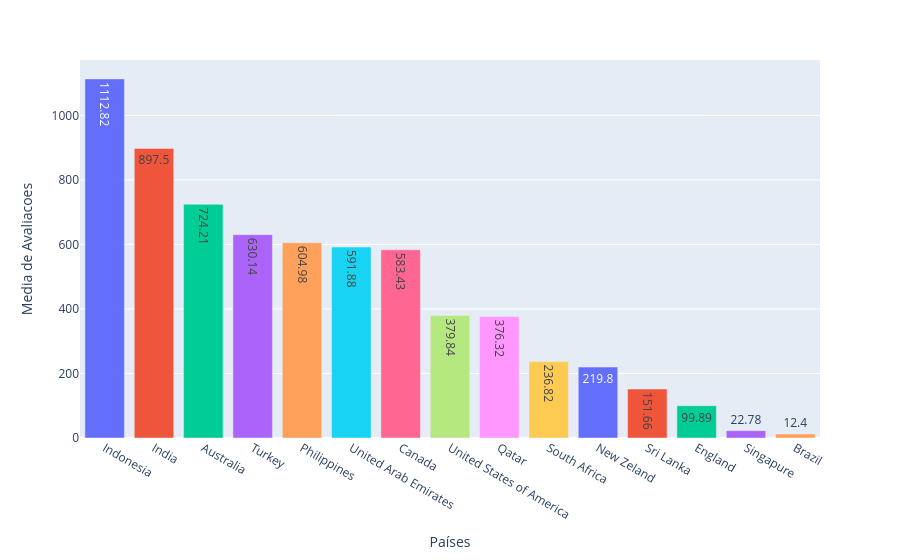

The cell this chart's notebook holds for it:
### Code cell
# Média de avaliações por pais

def avaliacao_media_pais(df):
  df_media_pais = df.groupby('country_name')['votes'].mean().sort_values(ascending=False).reset_index(name='Media de Avaliacoes').round(2)
  fig = px.bar(df_media_pais, x='country_name', y='Media de Avaliacoes', text='Media de Avaliacoes', color='country_name', labels={'country_name': 'País'})
  
  fig.update_layout(xaxis_title='Países', showlegend=False)

  return fig

avaliacao_media_pais(df)

### Figure 1 — Plotly figure (JSON) as saved in the notebook; plotly's stock layout.template omitted (floating-point values rounded to 4 significant figures)
{"data": [{"alignmentgroup": "True", "hovertemplate": "País=%{x}<br>Media de Avaliacoes=%{text}<extra></extra>", "legendgroup": "Indonesia", "marker": {"color": "#636efa", "pattern": {"shape": ""}}, "name": "Indonesia", "offsetgroup": "Indonesia", "orientation": "v", "showlegend": true, "text": [1113.0], "textposition": "auto", "type": "bar", "x": ["Indonesia"], "xaxis": "x", "y": [1113.0], "yaxis": "y"}, {"alignmentgroup": "True", "hovertemplate": "País=%{x}<br>Media de Avaliacoes=%{text}<extra></extra>", "legendgroup": "India", "marker": {"color": "#EF553B", "pattern": {"shape": ""}}, "name": "India", "offsetgroup": "India", "orientation": "v", "showlegend": true, "text": [897.5], "textposition": "auto", "type": "bar", "x": ["India"], "xaxis": "x", "y": [897.5], "yaxis": "y"}, {"alignmentgroup": "True", "hovertemplate": "País=%{x}<br>Media de Avaliacoes=%{text}<extra></extra>", "legendgroup": "Australia", "marker": {"color": "#00cc96", "pattern": {"shape": ""}}, "name": "Australia", "offsetgroup": "Australia", "orientation": "v", "showlegend": true, "text": [724.2], "textposition": "auto", "type": "bar", "x": ["Australia"], "xaxis": "x", "y": [724.2], "yaxis": "y"}, {"alignmentgroup": "True", "hovertemplate": "País=%{x}<br>Media de Avaliacoes=%{text}<extra></extra>", "legendgroup": "Turkey", "marker": {"color": "#ab63fa", "pattern": {"shape": ""}}, "name": "Turkey", "offsetgroup": "Turkey", "orientation": "v", "showlegend": true, "text": [630.1], "textposition": "auto", "type": "bar", "x": ["Turkey"], "xaxis": "x", "y": [630.1], "yaxis": "y"}, {"alignmentgroup": "True", "hovertemplate": "País=%{x}<br>Media de Avaliacoes=%{text}<extra></extra>", "legendgroup": "Philippines", "marker": {"color": "#FFA15A", "pattern": {"shape": ""}}, "name": "Philippines", "offsetgroup": "Philippines", "orientation": "v", "showlegend": true, "text": [605.0], "textposition": "auto", "type": "bar", "x": ["Philippines"], "xaxis": "x", "y": [605.0], "yaxis": "y"}, {"alignmentgroup": "True", "hovertemplate": "País=%{x}<br>Media de Avaliacoes=%{text}<extra></extra>", "legendgroup": "United Arab Emirates", "marker": {"color": "#19d3f3", "pattern": {"shape": ""}}, "name": "United Arab Emirates", "offsetgroup": "United Arab Emirates", "orientation": "v", "showlegend": true, "text": [591.9], "textposition": "auto", "type": "bar", "x": ["United Arab Emirates"], "xaxis": "x", "y": [591.9], "yaxis": "y"}, {"alignmentgroup": "True", "hovertemplate": "País=%{x}<br>Media de Avaliacoes=%{text}<extra></extra>", "legendgroup": "Canada", "marker": {"color": "#FF6692", "pattern": {"shape": ""}}, "name": "Canada", "offsetgroup": "Canada", "orientation": "v", "showlegend": true, "text": [583.4], "textposition": "auto", "type": "bar", "x": ["Canada"], "xaxis": "x", "y": [583.4], "yaxis": "y"}, {"alignmentgroup": "True", "hovertemplate": "País=%{x}<br>Media de Avaliacoes=%{text}<extra></extra>", "legendgroup": "United States of America", "marker": {"color": "#B6E880", "pattern": {"shape": ""}}, "name": "United States of America", "offsetgroup": "United States of America", "orientation": "v", "showlegend": true, "text": [379.8], "textposition": "auto", "type": "bar", "x": ["United States of America"], "xaxis": "x", "y": [379.8], "yaxis": "y"}, {"alignmentgroup": "True", "hovertemplate": "País=%{x}<br>Media de Avaliacoes=%{text}<extra></extra>", "legendgroup": "Qatar", "marker": {"color": "#FF97FF", "pattern": {"shape": ""}}, "name": "Qatar", "offsetgroup": "Qatar", "orientation": "v", "showlegend": true, "text": [376.3], "textposition": "auto", "type": "bar", "x": ["Qatar"], "xaxis": "x", "y": [376.3], "yaxis": "y"}, {"alignmentgroup": "True", "hovertemplate": "País=%{x}<br>Media de Avaliacoes=%{text}<extra></extra>", "legendgroup": "South Africa", "marker": {"color": "#FECB52", "pattern": {"shape": ""}}, "name": "South Africa", "offsetgroup": "South Africa", "orientation": "v", "showlegend": true, "text": [236.8], "textposition": "auto", "type": "bar", "x": ["South Africa"], "xaxis": "x", "y": [236.8], "yaxis": "y"}, {"alignmentgroup": "True", "hovertemplate": "País=%{x}<br>Media de Avaliacoes=%{text}<extra></extra>", "legendgroup": "New Zeland", "marker": {"color": "#636efa", "pattern": {"shape": ""}}, "name": "New Zeland", "offsetgroup": "New Zeland", "orientation": "v", "showlegend": true, "text": [219.8], "textposition": "auto", "type": "bar", "x": ["New Zeland"], "xaxis": "x", "y": [219.8], "yaxis": "y"}, {"alignmentgroup": "True", "hovertemplate": "País=%{x}<br>Media de Avaliacoes=%{text}<extra></extra>", "legendgroup": "Sri Lanka", "marker": {"color": "#EF553B", "pattern": {"shape": ""}}, "name": "Sri Lanka", "offsetgroup": "Sri Lanka", "orientation": "v", "showlegend": true, "text": [151.7], "textposition": "auto", "type": "bar", "x": ["Sri Lanka"], "xaxis": "x", "y": [151.7], "yaxis": "y"}, {"alignmentgroup": "True", "hovertemplate": "País=%{x}<br>Media de Avaliacoes=%{text}<extra></extra>", "legendgroup": "England", "marker": {"color": "#00cc96", "pattern": {"shape": ""}}, "name": "England", "offsetgroup": "England", "orientation": "v", "showlegend": true, "text": [99.89], "textposition": "auto", "type": "bar", "x": ["England"], "xaxis": "x", "y": [99.89], "yaxis": "y"}, {"alignmentgroup": "True", "hovertemplate": "País=%{x}<br>Media de Avaliacoes=%{text}<extra></extra>", "legendgroup": "Singapure", "marker": {"color": "#ab63fa", "pattern": {"shape": ""}}, "name": "Singapure", "offsetgroup": "Singapure", "orientation": "v", "showlegend": true, "text": [22.78], "textposition": "auto", "type": "bar", "x": ["Singapure"], "xaxis": "x", "y": [22.78], "yaxis": "y"}, {"alignmentgroup": "True", "hovertemplate": "País=%{x}<br>Media de Avaliacoes=%{text}<extra></extra>", "legendgroup": "Brazil", "marker": {"color": "#FFA15A", "pattern": {"shape": ""}}, "name": "Brazil", "offsetgroup": "Brazil", "orientation": "v", "showlegend": true, "text": [12.4], "textposition": "auto", "type": "bar", "x": ["Brazil"], "xaxis": "x", "y": [12.4], "yaxis": "y"}], "layout": {"barmode": "relative", "legend": {"title": {"text": "País"}, "tracegroupgap": 0}, "margin": {"t": 60}, "showlegend": false, "xaxis": {"anchor": "y", "categoryarray": ["Indonesia", "India", "Australia", "Turkey", "Philippines", "United Arab Emirates", "Canada", "United States of America", "Qatar", "South Africa", "New Zeland", "Sri Lanka", "England", "Singapure", "Brazil"], "categoryorder": "array", "domain": [0, 1], "title": {"text": "Países"}}, "yaxis": {"anchor": "x", "domain": [0, 1], "title": {"text": "Media de Avaliacoes"}}}}
